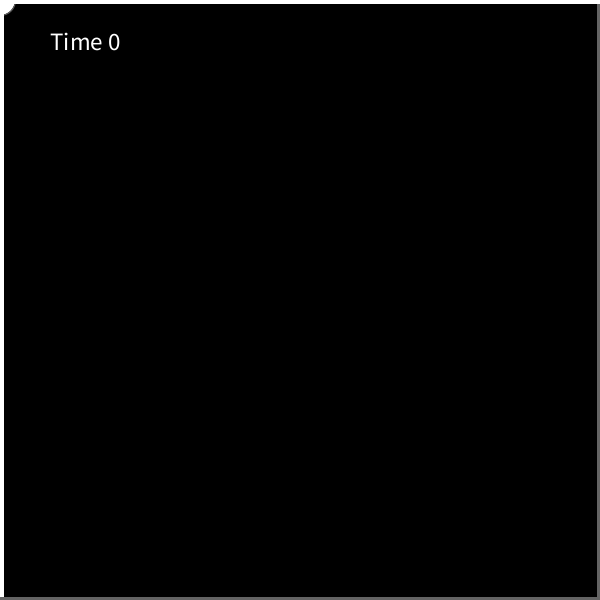
Frame 1 (no input)
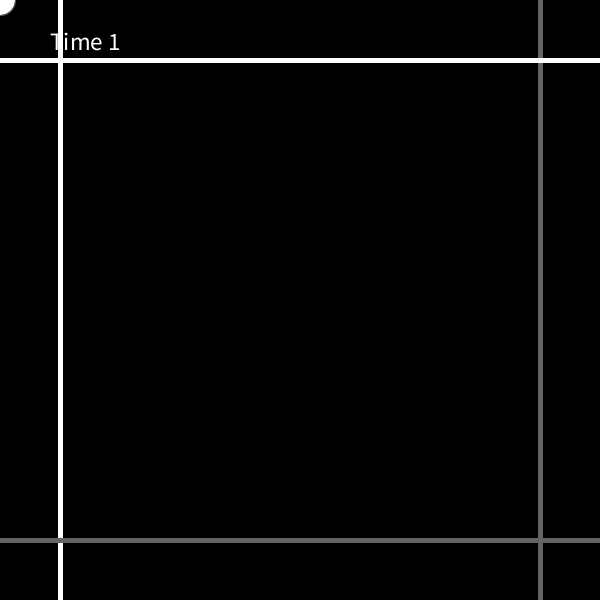
Frame 60 (the mouse pressed at the canvas centre just before this capture)
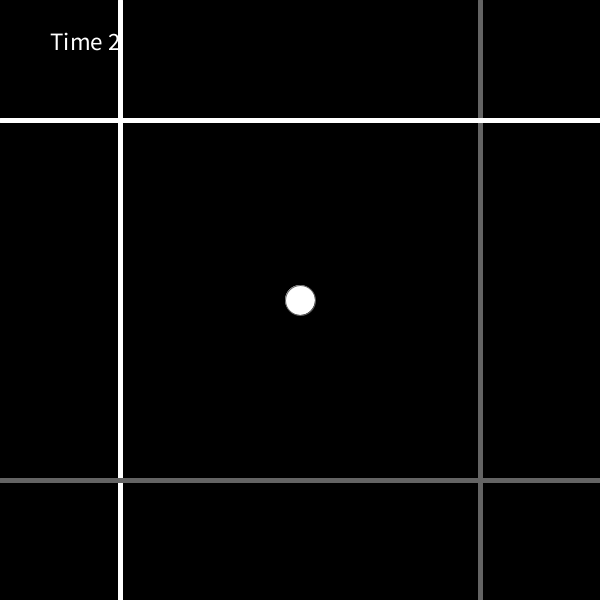
Frame 120 (the mouse held since frame 60 and released just before this capture)

The Processing sketch that drew these frames (run headless with seeded random() and noise(); from frame 60 on, the mouse is pressed at the canvas centre):

// Processing sketch: processing_118018
// ── processing_118018.pde

int windowX = 600;
int windowY = 600;
float playerColor = 255;
float playerStroke = 100;
float LLineX = 0;
float LLineC = 255;
float RLineX = windowX;
float RLineC = 100;
float TLineY = 0;
float TLineC = 255;
float BLineY = windowY;
float BLineC = 100;
float speedL = 1;
float speedR = 1;
float speedT = 1;
float speedB = 1;
int endGame = 0;
float timer = 0;

void setup()
{
  size(600, 600);
  frameRate(60);
}

void draw()
{
  background(0);
  strokeWeight(1);
  stroke(playerStroke);
  fill(playerColor);
  ellipse(mouseX, mouseY, 30, 30);

if(mousePressed == true)
{
  if(mouseButton == LEFT)
  {
     playerColor = 100; 
     playerStroke = 255;
  }
  
  if(mouseButton == RIGHT)
  {
     playerColor = 255; 
     playerStroke = 100;
  }
}


LLineX += 1 * speedL;
RLineX -= 1 * speedR;
TLineY += 1 * speedT;
BLineY -= 1 * speedB;

if(endGame == 0)
{
  timer += .01667;
}
else if(endGame >= 1)
{
  timer += 0;
}

textSize(25);
text("Time " + (int)timer, 50, 50);

if(LLineX >= windowX && LLineC == 255)
{
   LLineX = 0; 
   speedL = speedL + .8;
   LLineC = 100; 
}

if(LLineX >= windowX && LLineC == 100)
{
   LLineX = 0; 
   speedL = speedL + .8;
   LLineC = 255; 
}

if(LLineX >= mouseX - 15 && LLineX <= mouseX + 15)
{
  if(LLineC != playerColor)
  {
    endGame += 1;
  }
}

if(RLineX <= 0 && RLineC == 255)
{
   RLineX = windowX; 
   speedR = speedR + .7;
   RLineC = 100;
}

if(RLineX <= 0 && RLineC == 100)
{
   RLineX = windowX; 
   speedR = speedR + .7;
   RLineC = 255;
}

if(RLineX >= mouseX - 15 && RLineX <= mouseX + 15)
{
  if(RLineC != playerColor)
  {
    endGame += 1;
  }
}

if(TLineY >= windowY && TLineC == 255)
{
   TLineY = 0; 
   speedT = speedT + .6;
   TLineC = 100;
}

if(TLineY >= windowY && TLineC == 100)
{
   TLineY = 0; 
   speedT = speedT + .6;
   TLineC = 255;
}

if(TLineY >= mouseY - 15 && TLineY <= mouseY + 15)
{
  if(TLineC != playerColor)
  {
    endGame += 1;
  }
}

if(BLineY <= 0 && BLineC == 255)
{
   BLineY = windowY; 
   speedB = speedB + .5;
   BLineC = 100;
}

if(BLineY <= 0 && BLineC == 100)
{
   BLineY = windowY; 
   speedB = speedB + .5;
   BLineC = 255;
}

if(BLineY >= mouseY - 15 && BLineY <= mouseY + 15)
{
  if(BLineC != playerColor)
  {
      endGame += 1;
  }
}

strokeWeight(5);

stroke(LLineC);
line(LLineX, 0, LLineX, windowY);

stroke(RLineC);
line(RLineX, 0, RLineX, windowY);

stroke(TLineC);
line(0, TLineY, windowX, TLineY);

stroke(BLineC);
line(0, BLineY, windowX, BLineY);

  if(endGame >= 1)
{
   textSize(20);
   text("Game Over", width/2, height/2); 
}
}
